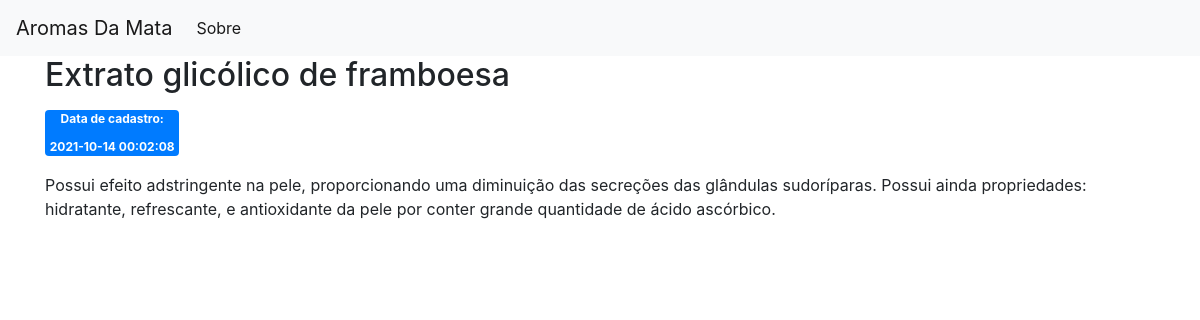
/1, run on an earlier commit of the app's database.
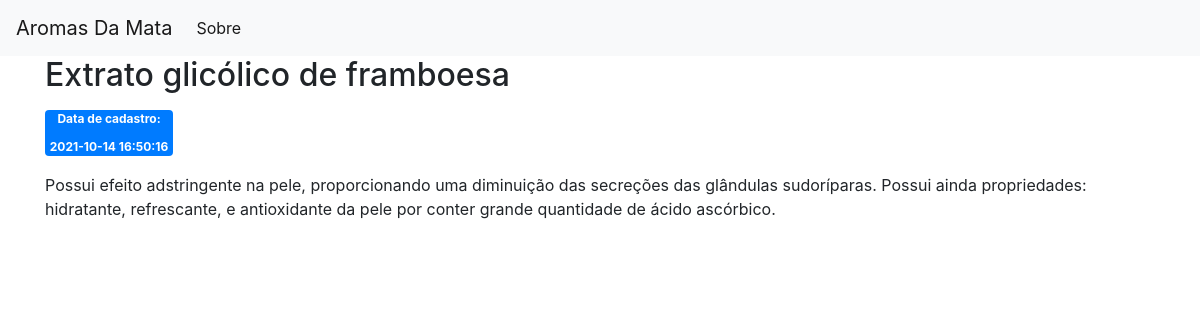
And on a later commit of the database.
### app.py (models this page shows)
class Insumos(db.Model):
    id = db.Column(db.Integer, primary_key=True)
    created = db.Column(db.DateTime, default=datetime.datetime.utcnow)
    nome_insumo = db.Column(db.String(80), nullable=False)
    beneficios = db.Column(db.String(500), nullable=False)

### app.py (the view)
@app.route('/<int:insumo_id>')
def post(insumo_id):
    insumo = get_insumo(insumo_id)
    return render_template('insumos.html', insumo=insumo)

### app.py (called while the page is built)
def get_db_connection():
    conn = sqlite3.connect('database.db')
    conn.row_factory = sqlite3.Row
    return conn

def get_insumo(insumo_id):
    conn = get_db_connection()
    insumo = conn.execute('SELECT * FROM insumos WHERE id = ?', (insumo_id,)).fetchone()
    conn.close()
    if insumo is None:
        abort(404)
    return insumo

### templates/insumos.html (shortened to what this page needs)
{% extends 'base.html' %}
{% block content %}
    <h2>{% block title %} {{ insumo['nome_insumo'] }} {% endblock %}</h2>
    <span class="badge badge-primary"> Data de cadastro: <p></p>{{ insumo['created'] }}</span>
    <p>{{ insumo['beneficios'] }}</p>
{% endblock %}

### templates/base.html (shortened to what this page needs)
<!doctype html>
<html lang="pt-br">
  <head>
    <link rel="stylesheet" href="https://stackpath.bootstrapcdn.com/bootstrap/4.3.1/css/bootstrap.min.css">
  </head>
  <body>
    <nav class="navbar navbar-expand-md navbar-light bg-light">
        <a class="navbar-brand" href="{{ url_for('index')}}">Aromas Da Mata</a>
        <div class="collapse navbar-collapse" id="navbarNav">
            <ul class="navbar-nav">
            <li class="nav-item active">
                <a class="nav-link" href="#">Sobre</a>
            </li>
            </ul>
        </div>
    </nav>
    <div class="container">
        {% block content %} {% endblock %}
    </div>
  </body>
</html>

What changed in the data, as far as the page shows it:
changed Insumos "Extrato glicólico de framboesa": created "2021-10-14 00:02:08" → "2021-10-14 16:50:16"
